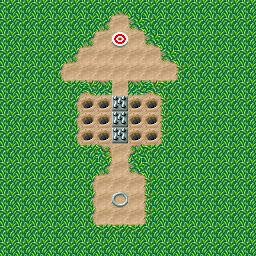

Rendered tile map (Tiled .tmx) drawn with the repository's tilesets; below, a short description and the full map source, tile grids included:
An orthogonal 16x16 tile map with 16x16 px tiles, 3 tile layers (Grass, Wall, Ground), 2 tilesets and 17 objects (12x Carrot, 3x Trap, Finish, player-start).

<map version="1.10" tiledversion="1.10.2" orientation="orthogonal" renderorder="right-down" width="16" height="16" tilewidth="16" tileheight="16" infinite="0" nextlayerid="47" nextobjectid="96">
 <properties>
  <property name="excalibur" type="bool" value="true" />
 </properties>
 <tileset firstgid="1" name="tileset" tilewidth="16" tileheight="16" tilecount="48" columns="8">
  <image source="1level.png" width="128" height="96" />
 </tileset>
 <tileset firstgid="49" name="tile_finish" tilewidth="16" tileheight="16" tilecount="4" columns="4">
  <image source="tile_finish.png" width="64" height="16" />
  <tile id="0">
   <animation>
    <frame tileid="0" duration="90" />
    <frame tileid="1" duration="90" />
    <frame tileid="2" duration="90" />
    <frame tileid="3" duration="90" />
   </animation>
  </tile>
 </tileset>
 <layer id="46" name="Grass" width="16" height="16">
  <data encoding="csv">
1,1,1,1,1,1,1,0,1,1,1,1,1,1,1,1,
1,1,1,1,1,1,0,0,0,1,1,1,1,1,1,1,
1,1,1,1,1,0,0,0,0,0,1,1,1,1,1,1,
1,1,1,1,0,0,0,0,0,0,0,1,1,1,1,1,
1,1,1,0,0,0,0,0,0,0,0,0,1,1,1,1,
1,1,1,1,0,0,0,0,0,0,0,1,1,1,1,1,
1,1,1,1,0,0,0,0,0,0,0,1,1,1,1,1,
1,1,1,1,0,0,0,0,0,0,0,1,1,1,1,1,
1,1,1,1,0,0,0,0,0,0,0,1,1,1,1,1,
1,1,1,1,1,0,0,0,0,0,1,1,1,1,1,1,
1,1,1,1,1,1,0,0,0,1,1,1,1,1,1,1,
1,1,1,1,1,0,0,0,0,0,1,1,1,1,1,1,
1,1,1,1,1,0,0,0,0,0,1,1,1,1,1,1,
1,1,1,1,1,0,0,0,0,0,1,1,1,1,1,1,
1,1,1,1,1,1,0,0,0,1,1,1,1,1,1,1,
1,1,1,1,1,1,1,1,1,1,1,1,1,1,1,1
</data>
 </layer>
 <layer id="39" name="Wall" width="16" height="16">
  <data encoding="csv">
0,0,0,0,0,0,0,4,0,0,0,0,0,0,0,0,
0,0,0,0,0,0,6,0,2684354566,0,0,0,0,0,0,0,
0,0,0,0,0,6,0,0,0,2684354566,0,0,0,0,0,0,
0,0,0,0,6,0,0,0,0,0,2684354566,0,0,0,0,0,
0,0,0,2,0,0,0,0,0,0,0,3,0,0,0,0,
0,0,0,0,5,2684354572,3221225483,0,3221225483,2684354572,5,0,0,0,0,0,
0,0,0,0,2,0,0,0,0,0,3,0,0,0,0,0,
0,0,0,0,2,0,0,0,0,0,3,0,0,0,0,0,
0,0,0,0,2,0,0,0,0,0,3,0,0,0,0,0,
0,0,0,0,0,5,1610612742,0,3221225478,5,0,0,0,0,0,0,
0,0,0,0,0,0,6,0,2684354566,0,0,0,0,0,0,0,
0,0,0,0,0,2,0,0,0,3,0,0,0,0,0,0,
0,0,0,0,0,2,0,0,0,3,0,0,0,0,0,0,
0,0,0,0,0,2,0,0,0,3,0,0,0,0,0,0,
0,0,0,0,0,0,5,5,5,0,0,0,0,0,0,0,
0,0,0,0,0,0,0,0,0,0,0,0,0,0,0,0
</data>
 </layer>
 <objectgroup id="43" name="Finish" locked="1">
  <properties>
   <property name="excalibur" type="bool" value="true" />
  </properties>
  <object id="90" name="Finish" type="Finish" gid="45" x="112" y="48" width="16" height="16">
   <properties>
    <property name="CollisionType" value="Passive" />
   </properties>
  </object>
 </objectgroup>
 <layer id="40" name="Ground" width="16" height="16" locked="1">
  <data encoding="csv">
0,0,0,0,0,0,0,0,0,0,0,0,0,0,0,0,
0,0,0,0,0,0,0,19,0,0,0,0,0,0,0,0,
0,0,0,0,0,0,19,49,19,0,0,0,0,0,0,0,
0,0,0,0,0,19,19,19,19,19,0,0,0,0,0,0,
0,0,0,0,19,19,19,19,19,19,19,0,0,0,0,0,
0,0,0,0,0,0,0,19,0,0,0,0,0,0,0,0,
0,0,0,0,0,21,21,32,21,21,0,0,0,0,0,0,
0,0,0,0,0,21,21,32,21,21,0,0,0,0,0,0,
0,0,0,0,0,21,21,32,21,21,0,0,0,0,0,0,
0,0,0,0,0,0,0,19,0,0,0,0,0,0,0,0,
0,0,0,0,0,0,0,19,0,0,0,0,0,0,0,0,
0,0,0,0,0,0,19,19,19,0,0,0,0,0,0,0,
0,0,0,0,0,0,19,22,19,0,0,0,0,0,0,0,
0,0,0,0,0,0,19,19,19,0,0,0,0,0,0,0,
0,0,0,0,0,0,0,0,0,0,0,0,0,0,0,0,
0,0,0,0,0,0,0,0,0,0,0,0,0,0,0,0
</data>
 </layer>
 <objectgroup id="44" name="Traps" locked="1">
  <properties>
   <property name="excalibur" type="bool" value="true" />
  </properties>
  <object id="91" name="Trap" type="Trap" gid="31" x="112" y="112" width="16" height="16">
   <properties>
    <property name="CollisionType" value="Passive" />
   </properties>
  </object>
  <object id="92" name="Trap" type="Trap" gid="31" x="112" y="128" width="16" height="16">
   <properties>
    <property name="CollisionType" value="Passive" />
   </properties>
  </object>
  <object id="93" name="Trap" type="Trap" gid="31" x="112" y="144" width="16" height="16">
   <properties>
    <property name="CollisionType" value="Passive" />
   </properties>
  </object>
 </objectgroup>
 <objectgroup id="45" name="Camera">
  <properties>
   <property name="excalibur" type="bool" value="true" />
  </properties>
  <object id="95" name="player-start" type="player-start" x="120" y="200">
   <point />
  </object>
 </objectgroup>
 <objectgroup id="41" name="Carrots">
  <properties>
   <property name="excalibur" type="bool" value="true" />
  </properties>
  <object id="77" name="Carrot" type="Carrot" gid="20" x="128" y="144" width="16" height="16">
   <properties>
    <property name="CollisionType" value="Passive" />
   </properties>
  </object>
  <object id="79" name="Carrot" type="Carrot" gid="20" x="144" y="112" width="16" height="16">
   <properties>
    <property name="CollisionType" value="Passive" />
   </properties>
  </object>
  <object id="80" name="Carrot" type="Carrot" gid="20" x="128" y="128" width="16" height="16">
   <properties>
    <property name="CollisionType" value="Passive" />
   </properties>
  </object>
  <object id="81" name="Carrot" type="Carrot" gid="20" x="144" y="144" width="16" height="16">
   <properties>
    <property name="CollisionType" value="Passive" />
   </properties>
  </object>
  <object id="82" name="Carrot" type="Carrot" gid="20" x="144" y="128" width="16" height="16">
   <properties>
    <property name="CollisionType" value="Passive" />
   </properties>
  </object>
  <object id="83" name="Carrot" type="Carrot" gid="20" x="96" y="128" width="16" height="16">
   <properties>
    <property name="CollisionType" value="Passive" />
   </properties>
  </object>
  <object id="84" name="Carrot" type="Carrot" gid="20" x="80" y="128" width="16" height="16">
   <properties>
    <property name="CollisionType" value="Passive" />
   </properties>
  </object>
  <object id="85" name="Carrot" type="Carrot" gid="20" x="80" y="112" width="16" height="16">
   <properties>
    <property name="CollisionType" value="Passive" />
   </properties>
  </object>
  <object id="87" name="Carrot" type="Carrot" gid="20" x="96" y="112" width="16" height="16">
   <properties>
    <property name="CollisionType" value="Passive" />
   </properties>
  </object>
  <object id="88" name="Carrot" type="Carrot" gid="20" x="80" y="144" width="16" height="16">
   <properties>
    <property name="CollisionType" value="Passive" />
   </properties>
  </object>
  <object id="89" name="Carrot" type="Carrot" gid="20" x="96" y="144" width="16" height="16">
   <properties>
    <property name="CollisionType" value="Passive" />
   </properties>
  </object>
  <object id="94" name="Carrot" type="Carrot" gid="20" x="128" y="112" width="16" height="16">
   <properties>
    <property name="CollisionType" value="Passive" />
   </properties>
  </object>
 </objectgroup>
</map>
